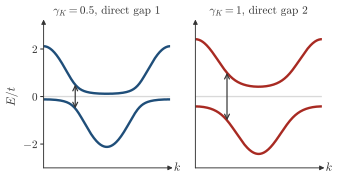

The Python source for this figure:
"""Session 8, quiz of 8.13, the two bands of (8.21) per spin for gamma = 0.5 and gamma = 1, with the direct gap at the crossing."""
import os, sys
sys.path.insert(0, os.path.join(os.path.dirname(os.path.abspath(__file__)), '..'))
import numpy as np
import style

t = 1.0
k = np.linspace(-np.pi, np.pi, 401)
eps = -2 * t * np.cos(k)
def bands(g):
    H = np.array([[[e, -g], [-g, 0.0]] for e in eps])
    return np.linalg.eigvalsh(H)
res = {}
for g in (0.5, 1.0):
    E = bands(g)
    gap = (E[:, 1] - E[:, 0]).min()
    res[g] = gap
    assert abs(gap - 2 * g) < 1e-3, (g, gap)                          # direct gap at eps_k = 0 is 2 gamma
assert abs(res[1.0] / res[0.5] - 2) < 1e-2

fig, axs = style.plt.subplots(1, 2, figsize=(9.5 * style.CM, 4.9 * style.CM), sharey=True)
for ax, g, col in zip(axs, (0.5, 1.0), (style.ACCENT, style.BROKEN)):
    style.arrows(ax, xlabel=r'$k$')
    E = bands(g)
    ax.axhline(0, color=style.GRID, lw=1.0, zorder=0)
    for b in range(2):
        ax.plot(k, E[:, b], color=col)
    i = np.argmin(np.abs(k + np.pi / 2))
    ax.annotate('', xy=(k[i], E[i, 1]), xytext=(k[i], E[i, 0]), arrowprops=dict(arrowstyle='<->', color=style.INK, lw=0.9, shrinkA=0, shrinkB=0))
    ax.set_xlim(-np.pi, np.pi); ax.set_ylim(-3.0, 3.0)
    style.label(ax, 0, 3.6, r'$\gamma_K=%g$, direct gap $%g$' % (g, 2 * g), fontsize=8.5)
axs[0].set_yticks([-2, 0, 2]); axs[0].tick_params(axis='y', length=2.5, pad=2); axs[0].set_ylabel(r'$E/t$', fontsize=9)
axs[1].tick_params(axis='y', left=False)
style.save(fig, __file__)
